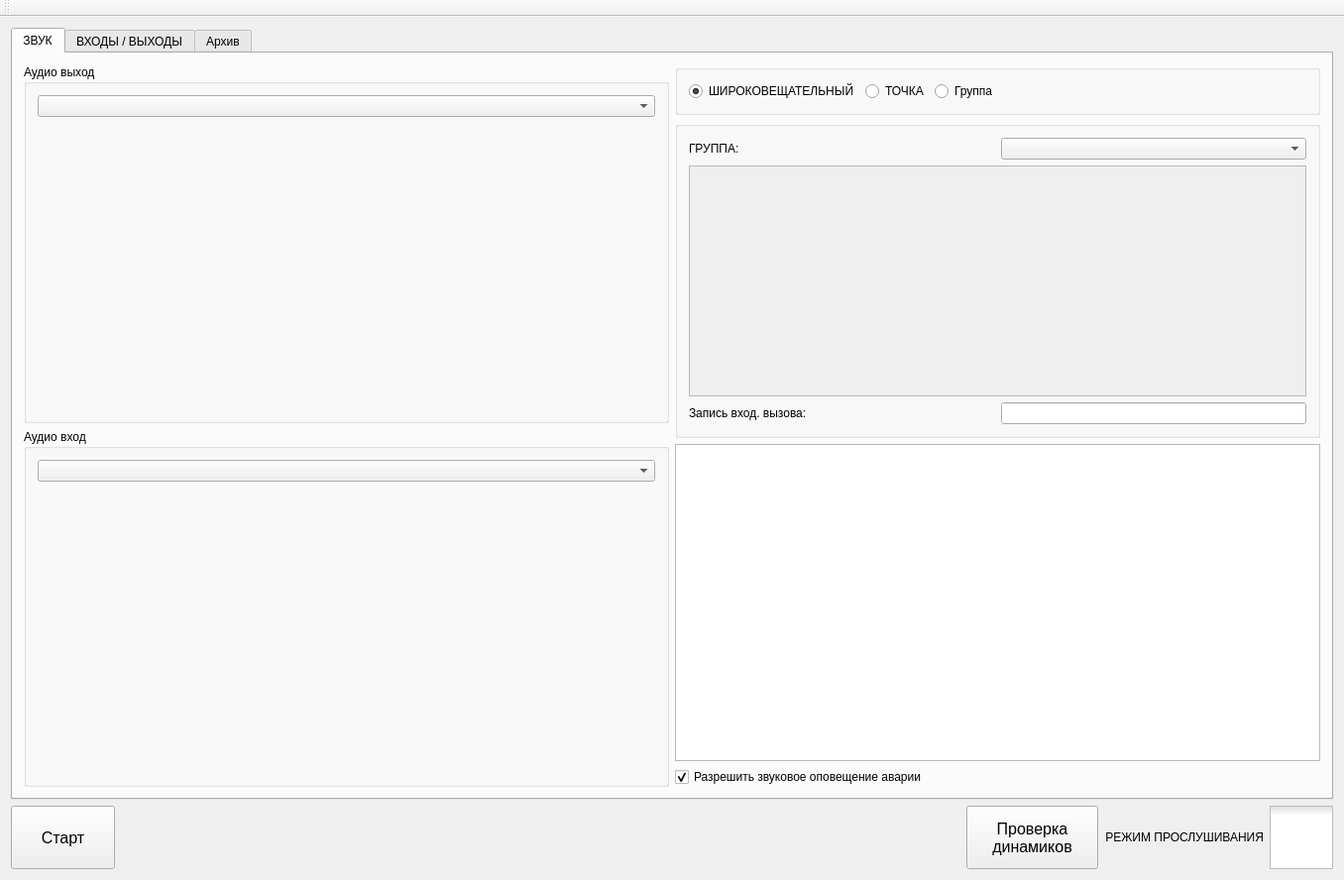
<?xml version="1.0" encoding="UTF-8"?>
<ui version="4.0">
 <class>MainWindow</class>
 <widget class="QMainWindow" name="MainWindow">
  <property name="geometry">
   <rect>
    <x>0</x>
    <y>0</y>
    <width>1356</width>
    <height>888</height>
   </rect>
  </property>
  <property name="sizePolicy">
   <sizepolicy hsizetype="Expanding" vsizetype="Preferred">
    <horstretch>0</horstretch>
    <verstretch>0</verstretch>
   </sizepolicy>
  </property>
  <property name="windowTitle">
   <string>Диспетчер</string>
  </property>
  <widget class="QWidget" name="centralWidget">
   <layout class="QGridLayout" name="gridLayout_13">
    <item row="0" column="0">
     <widget class="QTabWidget" name="tabWidget">
      <property name="currentIndex">
       <number>0</number>
      </property>
      <widget class="QWidget" name="tab">
       <attribute name="title">
        <string>ЗВУК</string>
       </attribute>
       <layout class="QGridLayout" name="gridLayout_11">
        <item row="0" column="0">
         <widget class="QGroupBox" name="groupBox">
          <property name="sizePolicy">
           <sizepolicy hsizetype="Expanding" vsizetype="Preferred">
            <horstretch>0</horstretch>
            <verstretch>0</verstretch>
           </sizepolicy>
          </property>
          <property name="title">
           <string>Аудио выход</string>
          </property>
          <layout class="QGridLayout" name="gridLayout_2">
           <item row="0" column="0">
            <widget class="QComboBox" name="comboBoxOut"/>
           </item>
           <item row="1" column="0">
            <widget class="QCustomPlot" name="widget_out" native="true">
             <property name="sizePolicy">
              <sizepolicy hsizetype="Preferred" vsizetype="Preferred">
               <horstretch>0</horstretch>
               <verstretch>0</verstretch>
              </sizepolicy>
             </property>
            </widget>
           </item>
          </layout>
         </widget>
        </item>
        <item row="0" column="1" rowspan="2">
         <layout class="QVBoxLayout" name="verticalLayout_3">
          <item>
           <widget class="QGroupBox" name="groupBox_3">
            <property name="sizePolicy">
             <sizepolicy hsizetype="Preferred" vsizetype="Preferred">
              <horstretch>0</horstretch>
              <verstretch>0</verstretch>
             </sizepolicy>
            </property>
            <property name="title">
             <string/>
            </property>
            <layout class="QGridLayout" name="gridLayout_3">
             <item row="0" column="0">
              <layout class="QHBoxLayout" name="horizontalLayout_4">
               <item>
                <widget class="QRadioButton" name="radioButtonAllPoints">
                 <property name="text">
                  <string>ШИРОКОВЕЩАТЕЛЬНЫЙ</string>
                 </property>
                 <property name="checked">
                  <bool>true</bool>
                 </property>
                </widget>
               </item>
               <item>
                <widget class="QRadioButton" name="radioButtonPoint">
                 <property name="text">
                  <string>ТОЧКА</string>
                 </property>
                </widget>
               </item>
               <item>
                <widget class="QRadioButton" name="radioButtonGroup">
                 <property name="text">
                  <string>Группа</string>
                 </property>
                </widget>
               </item>
              </layout>
             </item>
             <item row="0" column="2">
              <spacer name="horizontalSpacer_5">
               <property name="orientation">
                <enum>Qt::Horizontal</enum>
               </property>
               <property name="sizeHint" stdset="0">
                <size>
                 <width>40</width>
                 <height>20</height>
                </size>
               </property>
              </spacer>
             </item>
            </layout>
           </widget>
          </item>
          <item>
           <widget class="QGroupBox" name="groupBoxPoints">
            <property name="sizePolicy">
             <sizepolicy hsizetype="Preferred" vsizetype="Preferred">
              <horstretch>0</horstretch>
              <verstretch>1</verstretch>
             </sizepolicy>
            </property>
            <property name="title">
             <string/>
            </property>
            <layout class="QGridLayout" name="gridLayout_12">
             <item row="0" column="0" colspan="2">
              <layout class="QHBoxLayout" name="horizontalLayout_3">
               <item>
                <widget class="QLabel" name="label">
                 <property name="text">
                  <string>ГРУППА:</string>
                 </property>
                </widget>
               </item>
               <item>
                <widget class="QComboBox" name="comboBoxGroups"/>
               </item>
              </layout>
             </item>
             <item row="1" column="0" colspan="2">
              <widget class="QScrollArea" name="scrollArea">
               <property name="sizePolicy">
                <sizepolicy hsizetype="Expanding" vsizetype="Expanding">
                 <horstretch>1</horstretch>
                 <verstretch>1</verstretch>
                </sizepolicy>
               </property>
               <property name="widgetResizable">
                <bool>true</bool>
               </property>
               <widget class="QWidget" name="scrollAreaWidgetContents">
                <property name="geometry">
                 <rect>
                  <x>0</x>
                  <y>0</y>
                  <width>630</width>
                  <height>257</height>
                 </rect>
                </property>
                <layout class="QVBoxLayout" name="verticalLayout_2"/>
               </widget>
              </widget>
             </item>
             <item row="2" column="0">
              <widget class="QLabel" name="label_2">
               <property name="text">
                <string>Запись вход. вызова:</string>
               </property>
              </widget>
             </item>
             <item row="2" column="1">
              <widget class="QLineEdit" name="lineEditInputPoint">
               <property name="readOnly">
                <bool>true</bool>
               </property>
              </widget>
             </item>
            </layout>
           </widget>
          </item>
          <item>
           <widget class="QListWidget" name="listWidgetAlarm">
            <property name="sizePolicy">
             <sizepolicy hsizetype="Expanding" vsizetype="Expanding">
              <horstretch>0</horstretch>
              <verstretch>1</verstretch>
             </sizepolicy>
            </property>
           </widget>
          </item>
          <item>
           <widget class="QCheckBox" name="checkBoxAlarm">
            <property name="text">
             <string>Разрешить звуковое оповещение аварии</string>
            </property>
            <property name="checked">
             <bool>true</bool>
            </property>
           </widget>
          </item>
         </layout>
        </item>
        <item row="1" column="0">
         <widget class="QGroupBox" name="groupBox_2">
          <property name="sizePolicy">
           <sizepolicy hsizetype="Expanding" vsizetype="Preferred">
            <horstretch>0</horstretch>
            <verstretch>0</verstretch>
           </sizepolicy>
          </property>
          <property name="title">
           <string>Аудио вход</string>
          </property>
          <layout class="QGridLayout" name="gridLayout">
           <item row="0" column="0">
            <widget class="QComboBox" name="comboBoxInput"/>
           </item>
           <item row="1" column="0">
            <widget class="QCustomPlot" name="widget" native="true"/>
           </item>
          </layout>
         </widget>
        </item>
       </layout>
      </widget>
      <widget class="QWidget" name="tab_2">
       <attribute name="title">
        <string>ВХОДЫ / ВЫХОДЫ</string>
       </attribute>
       <layout class="QGridLayout" name="gridLayout_5">
        <item row="0" column="0" colspan="3">
         <widget class="QTreeWidget" name="treeWidget">
          <property name="columnCount">
           <number>2</number>
          </property>
          <column>
           <property name="text">
            <string notr="true">Имя</string>
           </property>
          </column>
          <column>
           <property name="text">
            <string>Состояние</string>
           </property>
          </column>
         </widget>
        </item>
        <item row="1" column="0">
         <widget class="QPushButton" name="pushButtonCloseTree">
          <property name="text">
           <string>  свернуть всё  </string>
          </property>
         </widget>
        </item>
        <item row="1" column="1">
         <widget class="QPushButton" name="pushButtonOpenTree">
          <property name="text">
           <string>  развернуть всё  </string>
          </property>
         </widget>
        </item>
        <item row="1" column="2">
         <spacer name="horizontalSpacer">
          <property name="orientation">
           <enum>Qt::Horizontal</enum>
          </property>
          <property name="sizeHint" stdset="0">
           <size>
            <width>582</width>
            <height>20</height>
           </size>
          </property>
         </spacer>
        </item>
       </layout>
      </widget>
      <widget class="QWidget" name="tab_3">
       <attribute name="title">
        <string>Архив</string>
       </attribute>
       <layout class="QGridLayout" name="gridLayout_4">
        <item row="0" column="0">
         <widget class="QTabWidget" name="tabWidgetArchive">
          <property name="currentIndex">
           <number>0</number>
          </property>
          <widget class="QWidget" name="tab_4">
           <attribute name="title">
            <string>Журнал</string>
           </attribute>
           <layout class="QGridLayout" name="gridLayout_6">
            <item row="0" column="0">
             <widget class="QTableView" name="tableViewJournal">
              <attribute name="horizontalHeaderStretchLastSection">
               <bool>true</bool>
              </attribute>
             </widget>
            </item>
           </layout>
          </widget>
          <widget class="QWidget" name="tab_5">
           <attribute name="title">
            <string>Параметры точек</string>
           </attribute>
           <layout class="QGridLayout" name="gridLayout_7">
            <item row="0" column="0">
             <widget class="QTableView" name="tableViewPoints">
              <attribute name="horizontalHeaderStretchLastSection">
               <bool>true</bool>
              </attribute>
             </widget>
            </item>
           </layout>
          </widget>
          <widget class="QWidget" name="tab_7">
           <attribute name="title">
            <string>Сообщения точек</string>
           </attribute>
           <layout class="QGridLayout" name="gridLayout_9">
            <item row="0" column="0">
             <widget class="QTableView" name="tableViewPointAlarm">
              <attribute name="horizontalHeaderStretchLastSection">
               <bool>true</bool>
              </attribute>
             </widget>
            </item>
           </layout>
          </widget>
          <widget class="QWidget" name="tab_6">
           <attribute name="title">
            <string>Параметры групп</string>
           </attribute>
           <layout class="QGridLayout" name="gridLayout_8">
            <item row="0" column="0">
             <widget class="QTableView" name="tableViewGroups"/>
            </item>
           </layout>
          </widget>
          <widget class="QWidget" name="tab_8">
           <attribute name="title">
            <string>Сообщения групп</string>
           </attribute>
           <layout class="QGridLayout" name="gridLayout_10">
            <item row="0" column="0">
             <widget class="QTableView" name="tableViewGroupAlarm">
              <attribute name="horizontalHeaderStretchLastSection">
               <bool>true</bool>
              </attribute>
             </widget>
            </item>
           </layout>
          </widget>
         </widget>
        </item>
        <item row="1" column="0">
         <layout class="QHBoxLayout" name="horizontalLayout_2">
          <item>
           <widget class="QPushButton" name="pushButtonStartTime">
            <property name="text">
             <string>С даты:</string>
            </property>
           </widget>
          </item>
          <item>
           <widget class="QLineEdit" name="lineEditFrom">
            <property name="sizePolicy">
             <sizepolicy hsizetype="Minimum" vsizetype="Fixed">
              <horstretch>0</horstretch>
              <verstretch>0</verstretch>
             </sizepolicy>
            </property>
            <property name="readOnly">
             <bool>true</bool>
            </property>
           </widget>
          </item>
          <item>
           <widget class="QPushButton" name="pushButtonEndTime">
            <property name="text">
             <string>До даты:</string>
            </property>
           </widget>
          </item>
          <item>
           <widget class="QLineEdit" name="lineEditTo">
            <property name="sizePolicy">
             <sizepolicy hsizetype="Minimum" vsizetype="Fixed">
              <horstretch>0</horstretch>
              <verstretch>0</verstretch>
             </sizepolicy>
            </property>
            <property name="readOnly">
             <bool>true</bool>
            </property>
           </widget>
          </item>
          <item>
           <widget class="QSpinBox" name="spinBoxGroup">
            <property name="prefix">
             <string>Группа </string>
            </property>
            <property name="minimum">
             <number>1</number>
            </property>
            <property name="maximum">
             <number>32</number>
            </property>
           </widget>
          </item>
          <item>
           <widget class="QSpinBox" name="spinBoxPoint">
            <property name="prefix">
             <string>Точка </string>
            </property>
            <property name="minimum">
             <number>1</number>
            </property>
            <property name="maximum">
             <number>100</number>
            </property>
           </widget>
          </item>
          <item>
           <spacer name="horizontalSpacer_3">
            <property name="orientation">
             <enum>Qt::Horizontal</enum>
            </property>
            <property name="sizeHint" stdset="0">
             <size>
              <width>157</width>
              <height>20</height>
             </size>
            </property>
           </spacer>
          </item>
          <item>
           <widget class="QPushButton" name="pushButtonJournal">
            <property name="text">
             <string>Считать</string>
            </property>
           </widget>
          </item>
         </layout>
        </item>
       </layout>
      </widget>
     </widget>
    </item>
    <item row="1" column="0">
     <layout class="QHBoxLayout" name="horizontalLayout">
      <item>
       <widget class="QPushButton" name="pushButtonStartStop">
        <property name="sizePolicy">
         <sizepolicy hsizetype="Preferred" vsizetype="Minimum">
          <horstretch>0</horstretch>
          <verstretch>0</verstretch>
         </sizepolicy>
        </property>
        <property name="font">
         <font>
          <pointsize>12</pointsize>
         </font>
        </property>
        <property name="text">
         <string>      Старт      </string>
        </property>
        <property name="flat">
         <bool>false</bool>
        </property>
       </widget>
      </item>
      <item>
       <spacer name="horizontalSpacer_2">
        <property name="orientation">
         <enum>Qt::Horizontal</enum>
        </property>
        <property name="sizeHint" stdset="0">
         <size>
          <width>40</width>
          <height>20</height>
         </size>
        </property>
       </spacer>
      </item>
      <item>
       <widget class="QPushButton" name="pushButtonCheckAudio">
        <property name="sizePolicy">
         <sizepolicy hsizetype="Preferred" vsizetype="Preferred">
          <horstretch>0</horstretch>
          <verstretch>0</verstretch>
         </sizepolicy>
        </property>
        <property name="font">
         <font>
          <pointsize>12</pointsize>
          <weight>50</weight>
          <italic>false</italic>
          <bold>false</bold>
         </font>
        </property>
        <property name="text">
         <string>Проверка
     динамиков     </string>
        </property>
       </widget>
      </item>
      <item>
       <widget class="QCheckBox" name="checkBox">
        <property name="sizePolicy">
         <sizepolicy hsizetype="Preferred" vsizetype="Fixed">
          <horstretch>0</horstretch>
          <verstretch>0</verstretch>
         </sizepolicy>
        </property>
        <property name="layoutDirection">
         <enum>Qt::RightToLeft</enum>
        </property>
        <property name="styleSheet">
         <string notr="true">QCheckBox::indicator {width: 64px; height: 64px; } QCheckBox::indicator:unchecked { image: url(:/speak.png); } QCheckBox::indicator:checked { image: url(:/listen.png); }</string>
        </property>
        <property name="text">
         <string>РЕЖИМ ПРОСЛУШИВАНИЯ</string>
        </property>
       </widget>
      </item>
     </layout>
    </item>
   </layout>
  </widget>
  <widget class="QToolBar" name="toolBar">
   <property name="windowTitle">
    <string>toolBar</string>
   </property>
   <attribute name="toolBarArea">
    <enum>TopToolBarArea</enum>
   </attribute>
   <attribute name="toolBarBreak">
    <bool>false</bool>
   </attribute>
  </widget>
 </widget>
 <layoutdefault spacing="6" margin="11"/>
 <customwidgets>
  <customwidget>
   <class>QCustomPlot</class>
   <extends>QWidget</extends>
   <header>qcustomplot.h</header>
   <container>1</container>
  </customwidget>
 </customwidgets>
 <resources/>
 <connections/>
</ui>
